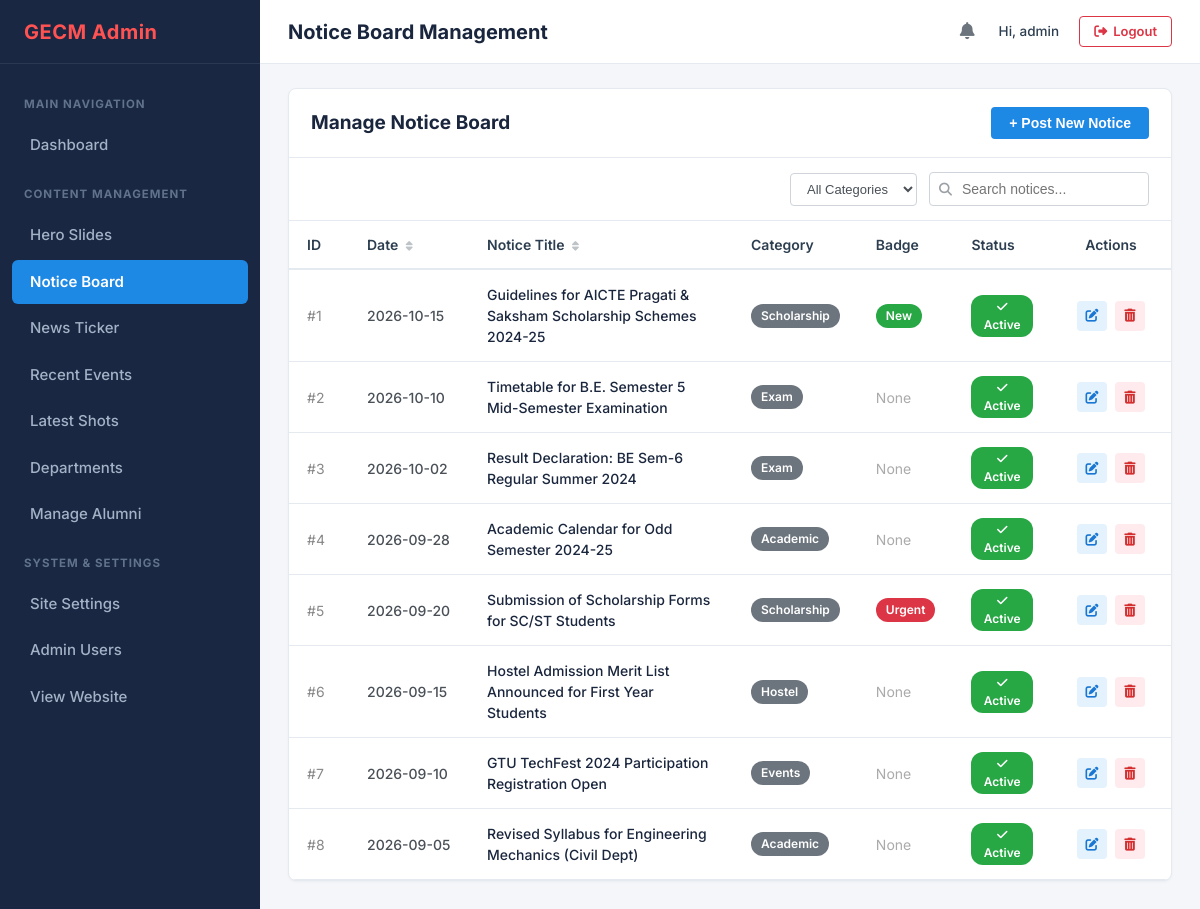
The app's page /admin/notices.php (signed in) with its own data.
### tables this page shows
CREATE TABLE IF NOT EXISTS `notices` (
    `id` INT AUTO_INCREMENT PRIMARY KEY,
    `title` VARCHAR(255) NOT NULL,
    `badge` ENUM('None', 'New', 'Urgent') DEFAULT 'None',
    `category` VARCHAR(50) DEFAULT 'General',
    `file_url` VARCHAR(255) DEFAULT NULL,
    `link_url` VARCHAR(255) DEFAULT '#',
    `publish_date` DATE NOT NULL,
    `expiry_date` DATE DEFAULT NULL,
    `is_active` TINYINT(1) NOT NULL DEFAULT 1,
    `created_at` TIMESTAMP DEFAULT CURRENT_TIMESTAMP,
    `updated_at` TIMESTAMP DEFAULT CURRENT_TIMESTAMP ON UPDATE CURRENT_TIMESTAMP,
    INDEX `idx_notice_date_active` (`is_active`, `publish_date` DESC)
);

### admin/notices.php (the view, shortened to what this page needs)
<?php
$pdo = getDBConnection();
$notices = [];
if ($pdo) {
    $stmt = $pdo->query("SELECT * FROM notices ORDER BY publish_date DESC, id DESC");
    $notices = $stmt->fetchAll();
}
require_once __DIR__ . '/includes/header.php';
?>
<div class="admin-card">
    <div class="card-top">
        <div class="card-title-group">
            <h2 class="card-title">Manage Notice Board</h2>
        </div>
        <button type="button" class="btn-add-new" onclick="openModal('addNoticeModal')">
            + Post New Notice
        </button>
    </div>
    <div class="card-actions-row">
        <div class="card-filters" style="margin-left: auto;">
            <select class="filter-select" data-table-filter="noticesTable">
                <option value="all">All Categories</option>
            </select>
            <div class="search-input-group">
                <i class="fas fa-search"></i>
                <input type="text" class="search-input" placeholder="Search notices..." data-table-search="noticesTable">
            </div>
        </div>
    </div>
    <div class="table-responsive">
        <table class="admin-table" id="noticesTable">
            <thead>
                <tr>
                    <th style="width: 60px;">ID</th>
                    <th style="width: 120px;">Date <i class="fas fa-sort sort-icon"></i></th>
                    <th>Notice Title <i class="fas fa-sort sort-icon"></i></th>
                    <th>Category</th>
                    <th>Badge</th>
                    <th>Status</th>
                    <th style="width: 120px; text-align: center;">Actions</th>
                </tr>
            </thead>
            <tbody>
                <?php foreach ($notices as $row): ?>
                <tr data-category="<?= htmlspecialchars($row['category']) ?>" data-status="<?= $row['is_active'] ? 'active' : 'inactive' ?>">
                    <td style="color: #888;">#<?= $row['id'] ?></td>
                    <td style="white-space: nowrap; font-weight: 500;"><?= htmlspecialchars($row['publish_date']) ?></td>
                    <td style="font-weight: 500; color: #1a263d;">
                        <?= htmlspecialchars($row['title']) ?>
                    </td>
                    <td>
                        <span class="badge badge-secondary"><?= htmlspecialchars($row['category']) ?></span>
                    </td>
                    <td>
                        <?php if ($row['badge'] === 'New'): ?>
                            <span class="badge badge-success">New</span>
                        <?php elseif ($row['badge'] === 'Urgent'): ?>
                            <span class="badge badge-danger">Urgent</span>
                        <?php else: ?>
                            <span style="color: #aaa;">None</span>
                        <?php endif; ?>
                    </td>
                    <td>
                        <a href="notices.php?toggle=<?= $row['id'] ?>" title="Click to toggle status">
                            <?php if ($row['is_active']): ?>
                                <span class="badge badge-success"><i class="fas fa-check"></i> Active</span>
                            <?php else: ?>
                                <span class="badge badge-secondary"><i class="fas fa-eye-slash"></i> Inactive</span>
                            <?php endif; ?>
                        </a>
                    </td>
                    <td style="text-align: center;">
                        <div class="table-actions" style="justify-content: center;">
                            <a href="notices.php?edit=<?= $row['id'] ?>" class="btn-table-action btn-edit" title="Edit">
                                <i class="fas fa-edit"></i>
                            </a>
                            <a href="notices.php?delete=<?= $row['id'] ?>" class="btn-table-action btn-delete" title="Delete" onclick="return confirm('Are you sure you want to delete this notice?');">
                                <i class="fas fa-trash-alt"></i>
                            </a>
                        </div>
                    </td>
                </tr>
                <?php endforeach; ?>
            </tbody>
        </table>
    </div>
</div>
<?php require_once __DIR__ . '/includes/footer.php'; ?>

### admin/css/admin.css (style rules this page uses)
:root { --admin-sidebar-bg: #192742; --admin-sidebar-hover: rgba(255, 255, 255, 0.08); --admin-sidebar-active: #1e88e5; --admin-sidebar-text: #a4b2c6; --admin-sidebar-text-active: #ffffff; --admin-brand-color: #ff5252; --admin-topbar-bg: #ffffff; --admin-body-bg: #f4f6f9; --admin-card-bg: #ffffff; --admin-border-color: #e5e9f0; --admin-text-main: #2c3e50; --admin-text-muted: #6c757d; --admin-primary: #1e88e5; --admin-success: #28a745; --admin-danger: #dc3545; --admin-warning: #ffc107; --admin-info: #00bcd4; --admin-dark-btn: #495057; --font-family: 'Inter', -apple-system, BlinkMacSystemFont, "Segoe UI", Roboto, "Helvetica Neue", Arial, sans-serif; }
*, *::before, *::after { box-sizing: border-box; margin: 0; padding: 0; }
body { font-family: var(--font-family); background-color: var(--admin-body-bg); color: var(--admin-text-main); line-height: 1.5; font-size: 14px; -webkit-font-smoothing: antialiased; }
a { color: var(--admin-primary); text-decoration: none; transition: color 0.2s ease; }
.admin-card { background-color: var(--admin-card-bg); border: 1px solid var(--admin-border-color); border-radius: 8px; box-shadow: 0 1px 3px rgba(0, 0, 0, 0.04); margin-bottom: 24px; overflow: hidden; }
.card-top { padding: 18px 22px; display: flex; align-items: center; justify-content: space-between; border-bottom: 1px solid var(--admin-border-color); flex-wrap: wrap; gap: 16px; }
.card-title-group { display: flex; align-items: center; gap: 10px; }
.card-title { font-size: 19px; font-weight: 700; color: #1a263d; }
.card-actions-row { padding: 14px 22px; display: flex; align-items: center; justify-content: space-between; flex-wrap: wrap; gap: 14px; background-color: #ffffff; border-bottom: 1px solid var(--admin-border-color); }
.card-filters { display: flex; align-items: center; gap: 12px; flex-wrap: wrap; }
.filter-select { padding: 7px 12px; border: 1px solid #ced4da; border-radius: 4px; font-size: 13px; color: #495057; background-color: #fff; outline: none; cursor: pointer; }
.search-input-group { position: relative; display: flex; align-items: center; }
.search-input-group i { position: absolute; left: 10px; color: #9aa0a6; font-size: 13px; }
.search-input { padding: 8px 12px 8px 32px; border: 1px solid #ced4da; border-radius: 4px; font-size: 14px; outline: none; width: 220px; transition: border-color 0.2s ease, width 0.2s ease; }
.btn-add-new { background-color: var(--admin-primary); color: #ffffff; padding: 8px 18px; border-radius: 4px; font-size: 14px; font-weight: 600; display: inline-flex; align-items: center; gap: 6px; border: none; cursor: pointer; transition: background-color 0.2s ease; }
.table-responsive { width: 100%; overflow-x: auto; }
.admin-table { width: 100%; border-collapse: collapse; text-align: left; font-size: 14px; }
.admin-table th { background-color: #ffffff; color: #2c3e50; font-weight: 600; padding: 13px 18px; border-bottom: 2px solid var(--admin-border-color); white-space: nowrap; font-size: 14px; }
.admin-table th i.sort-icon { font-size: 11px; color: #bdc3c7; margin-left: 4px; }
.admin-table td { padding: 14px 18px; border-bottom: 1px solid var(--admin-border-color); color: #495057; vertical-align: middle; font-size: 14px; }
.admin-table tbody tr { transition: background-color 0.15s ease; }
.badge { display: inline-block; padding: 3px 10px; border-radius: 12px; font-size: 12px; font-weight: 600; text-align: center; }
.badge-success { background-color: #28a745; color: #fff; }
.badge-secondary { background-color: #6c757d; color: #fff; }
.badge-danger { background-color: #dc3545; color: #fff; }
.table-actions { display: flex; align-items: center; gap: 8px; }
.btn-table-action { width: 30px; height: 30px; border-radius: 4px; border: none; display: inline-flex; align-items: center; justify-content: center; cursor: pointer; font-size: 13px; transition: opacity 0.2s ease; }
.btn-edit { background-color: #e3f2fd; color: #1976d2; }
.btn-delete { background-color: #ffebee; color: #d32f2f; }

### records on screen
notices: id "1", publish_date "2026-10-15", title "Guidelines for AICTE Pragati & Saksham Scholarship Schemes 2024-25", category "Scholarship", badge "New", is_active 1 (drawn)
notices: id "2", publish_date "2026-10-10", title "Timetable for B.E. Semester 5 Mid-Semester Examination", category "Exam", badge "None", is_active 1 (drawn)
notices: id "3", publish_date "2026-10-02", title "Result Declaration: BE Sem-6 Regular Summer 2024", category "Exam", badge "None", is_active 1 (drawn)
notices: id "4", publish_date "2026-09-28", title "Academic Calendar for Odd Semester 2024-25", category "Academic", badge "None", is_active 1 (drawn)
notices: id "5", publish_date "2026-09-20", title "Submission of Scholarship Forms for SC/ST Students", category "Scholarship", badge "Urgent", is_active 1 (drawn)
notices: id "6", publish_date "2026-09-15", title "Hostel Admission Merit List Announced for First Year Students", category "Hostel", badge "None", is_active 1 (drawn)
notices: id "7", publish_date "2026-09-10", title "GTU TechFest 2024 Participation Registration Open", category "Events", badge "None", is_active 1 (drawn)
notices: id "8", publish_date "2026-09-05", title "Revised Syllabus for Engineering Mechanics (Civil Dept)", category "Academic", badge "None", is_active 1 (drawn)

### other values on screen
$page_title "Notice Board Management"
$admin['username'] "admin"
